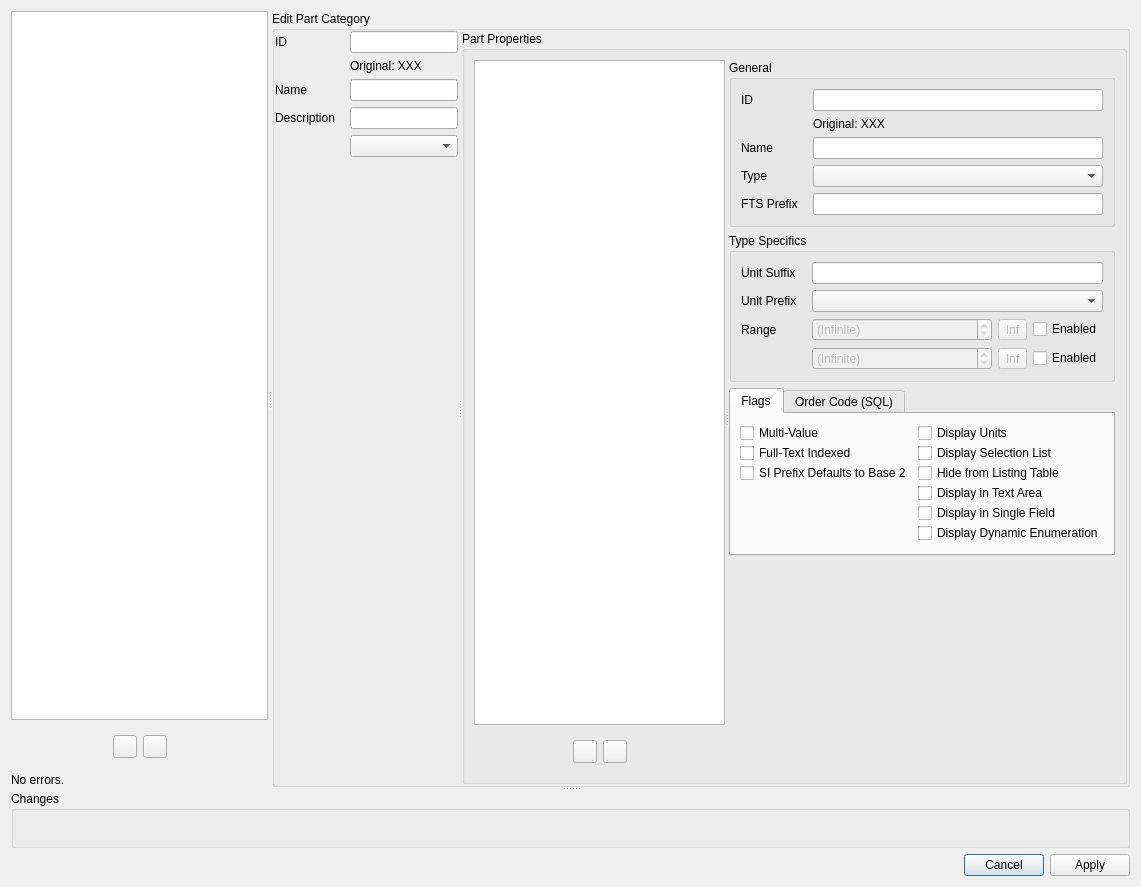
<?xml version="1.0" encoding="UTF-8"?>
<ui version="4.0">
 <class>PartCategoryEditDialog</class>
 <widget class="QDialog" name="PartCategoryEditDialog">
  <property name="geometry">
   <rect>
    <x>0</x>
    <y>0</y>
    <width>1141</width>
    <height>887</height>
   </rect>
  </property>
  <property name="windowTitle">
   <string>Part Categories</string>
  </property>
  <layout class="QVBoxLayout" name="verticalLayout">
   <item>
    <widget class="QSplitter" name="mainSplitter">
     <property name="orientation">
      <enum>Qt::Vertical</enum>
     </property>
     <widget class="QWidget" name="widget" native="true">
      <layout class="QHBoxLayout" name="horizontalLayout_2">
       <property name="leftMargin">
        <number>0</number>
       </property>
       <property name="topMargin">
        <number>0</number>
       </property>
       <property name="rightMargin">
        <number>0</number>
       </property>
       <property name="bottomMargin">
        <number>0</number>
       </property>
       <item>
        <widget class="QSplitter" name="splitter">
         <property name="orientation">
          <enum>Qt::Horizontal</enum>
         </property>
         <widget class="QWidget" name="widget_2" native="true">
          <layout class="QVBoxLayout" name="verticalLayout_2">
           <property name="leftMargin">
            <number>0</number>
           </property>
           <property name="topMargin">
            <number>0</number>
           </property>
           <property name="rightMargin">
            <number>0</number>
           </property>
           <property name="bottomMargin">
            <number>0</number>
           </property>
           <item>
            <widget class="QListWidget" name="pcatList">
             <property name="dragDropMode">
              <enum>QAbstractItemView::InternalMove</enum>
             </property>
            </widget>
           </item>
           <item>
            <widget class="QWidget" name="widget_3" native="true">
             <layout class="QHBoxLayout" name="horizontalLayout_3">
              <item>
               <spacer name="horizontalSpacer">
                <property name="orientation">
                 <enum>Qt::Horizontal</enum>
                </property>
                <property name="sizeHint" stdset="0">
                 <size>
                  <width>0</width>
                  <height>0</height>
                 </size>
                </property>
               </spacer>
              </item>
              <item>
               <widget class="QToolButton" name="pcatAddButton"/>
              </item>
              <item>
               <widget class="QToolButton" name="pcatRemoveButton"/>
              </item>
              <item>
               <spacer name="horizontalSpacer_2">
                <property name="orientation">
                 <enum>Qt::Horizontal</enum>
                </property>
                <property name="sizeHint" stdset="0">
                 <size>
                  <width>0</width>
                  <height>0</height>
                 </size>
                </property>
               </spacer>
              </item>
             </layout>
            </widget>
           </item>
           <item>
            <widget class="QLabel" name="globalErrorLabel">
             <property name="text">
              <string>No errors.</string>
             </property>
            </widget>
           </item>
          </layout>
         </widget>
         <widget class="QGroupBox" name="pcatEditBox">
          <property name="title">
           <string>Edit Part Category</string>
          </property>
          <layout class="QVBoxLayout" name="verticalLayout_10">
           <property name="leftMargin">
            <number>0</number>
           </property>
           <property name="topMargin">
            <number>0</number>
           </property>
           <property name="rightMargin">
            <number>0</number>
           </property>
           <property name="bottomMargin">
            <number>0</number>
           </property>
           <item>
            <widget class="QSplitter" name="splitter_3">
             <property name="orientation">
              <enum>Qt::Horizontal</enum>
             </property>
             <widget class="QWidget" name="widget_4" native="true">
              <layout class="QFormLayout" name="formLayout">
               <property name="horizontalSpacing">
                <number>15</number>
               </property>
               <item row="0" column="0">
                <widget class="QLabel" name="label">
                 <property name="text">
                  <string>ID</string>
                 </property>
                </widget>
               </item>
               <item row="0" column="1">
                <widget class="QWidget" name="widget_5" native="true">
                 <layout class="QHBoxLayout" name="horizontalLayout_5">
                  <property name="leftMargin">
                   <number>0</number>
                  </property>
                  <property name="topMargin">
                   <number>0</number>
                  </property>
                  <property name="rightMargin">
                   <number>0</number>
                  </property>
                  <property name="bottomMargin">
                   <number>0</number>
                  </property>
                  <item>
                   <widget class="QLineEdit" name="idEdit"/>
                  </item>
                 </layout>
                </widget>
               </item>
               <item row="2" column="0">
                <widget class="QLabel" name="label_3">
                 <property name="text">
                  <string>Name</string>
                 </property>
                </widget>
               </item>
               <item row="2" column="1">
                <widget class="QLineEdit" name="nameEdit">
                 <property name="maxLength">
                  <number>128</number>
                 </property>
                </widget>
               </item>
               <item row="3" column="0">
                <widget class="QLabel" name="label_4">
                 <property name="text">
                  <string>Description</string>
                 </property>
                </widget>
               </item>
               <item row="3" column="1">
                <widget class="QLineEdit" name="descEdit">
                 <property name="maxLength">
                  <number>512</number>
                 </property>
                </widget>
               </item>
               <item row="4" column="1">
                <widget class="QComboBox" name="descInsCb"/>
               </item>
               <item row="5" column="1">
                <spacer name="verticalSpacer">
                 <property name="orientation">
                  <enum>Qt::Vertical</enum>
                 </property>
                 <property name="sizeHint" stdset="0">
                  <size>
                   <width>0</width>
                   <height>0</height>
                  </size>
                 </property>
                </spacer>
               </item>
               <item row="1" column="1">
                <widget class="QLabel" name="idOrigLabel">
                 <property name="sizePolicy">
                  <sizepolicy hsizetype="Preferred" vsizetype="Maximum">
                   <horstretch>0</horstretch>
                   <verstretch>0</verstretch>
                  </sizepolicy>
                 </property>
                 <property name="text">
                  <string notr="true">Original: XXX</string>
                 </property>
                </widget>
               </item>
              </layout>
             </widget>
             <widget class="QGroupBox" name="groupBox_3">
              <property name="title">
               <string>Part Properties</string>
              </property>
              <layout class="QVBoxLayout" name="verticalLayout_3">
               <item>
                <widget class="QSplitter" name="splitter_2">
                 <property name="orientation">
                  <enum>Qt::Horizontal</enum>
                 </property>
                 <widget class="QWidget" name="widget_6" native="true">
                  <layout class="QVBoxLayout" name="verticalLayout_4">
                   <property name="leftMargin">
                    <number>0</number>
                   </property>
                   <property name="topMargin">
                    <number>0</number>
                   </property>
                   <property name="rightMargin">
                    <number>0</number>
                   </property>
                   <property name="bottomMargin">
                    <number>0</number>
                   </property>
                   <item>
                    <widget class="QListWidget" name="propList">
                     <property name="dragDropMode">
                      <enum>QAbstractItemView::InternalMove</enum>
                     </property>
                    </widget>
                   </item>
                   <item>
                    <widget class="QWidget" name="widget_8" native="true">
                     <layout class="QHBoxLayout" name="horizontalLayout_6">
                      <item>
                       <spacer name="horizontalSpacer_3">
                        <property name="orientation">
                         <enum>Qt::Horizontal</enum>
                        </property>
                        <property name="sizeHint" stdset="0">
                         <size>
                          <width>0</width>
                          <height>0</height>
                         </size>
                        </property>
                       </spacer>
                      </item>
                      <item>
                       <widget class="QToolButton" name="propAddButton"/>
                      </item>
                      <item>
                       <widget class="QToolButton" name="propRemoveButton"/>
                      </item>
                      <item>
                       <spacer name="horizontalSpacer_4">
                        <property name="orientation">
                         <enum>Qt::Horizontal</enum>
                        </property>
                        <property name="sizeHint" stdset="0">
                         <size>
                          <width>0</width>
                          <height>0</height>
                         </size>
                        </property>
                       </spacer>
                      </item>
                     </layout>
                    </widget>
                   </item>
                  </layout>
                 </widget>
                 <widget class="QWidget" name="propEditBox" native="true">
                  <layout class="QVBoxLayout" name="verticalLayout_5" stretch="0,0,0,1">
                   <property name="spacing">
                    <number>6</number>
                   </property>
                   <property name="leftMargin">
                    <number>0</number>
                   </property>
                   <property name="topMargin">
                    <number>0</number>
                   </property>
                   <property name="rightMargin">
                    <number>0</number>
                   </property>
                   <property name="bottomMargin">
                    <number>0</number>
                   </property>
                   <item>
                    <widget class="QGroupBox" name="groupBox_9">
                     <property name="title">
                      <string>General</string>
                     </property>
                     <layout class="QFormLayout" name="formLayout_2">
                      <property name="horizontalSpacing">
                       <number>15</number>
                      </property>
                      <item row="0" column="0">
                       <widget class="QLabel" name="label_2">
                        <property name="text">
                         <string>ID</string>
                        </property>
                       </widget>
                      </item>
                      <item row="0" column="1">
                       <widget class="QWidget" name="widget_11" native="true">
                        <layout class="QHBoxLayout" name="horizontalLayout_7">
                         <property name="leftMargin">
                          <number>0</number>
                         </property>
                         <property name="topMargin">
                          <number>0</number>
                         </property>
                         <property name="rightMargin">
                          <number>0</number>
                         </property>
                         <property name="bottomMargin">
                          <number>0</number>
                         </property>
                         <item>
                          <widget class="QLineEdit" name="propIDEdit"/>
                         </item>
                        </layout>
                       </widget>
                      </item>
                      <item row="2" column="0">
                       <widget class="QLabel" name="label_5">
                        <property name="text">
                         <string>Name</string>
                        </property>
                       </widget>
                      </item>
                      <item row="2" column="1">
                       <widget class="QLineEdit" name="propNameEdit">
                        <property name="maxLength">
                         <number>128</number>
                        </property>
                       </widget>
                      </item>
                      <item row="3" column="0">
                       <widget class="QLabel" name="label_6">
                        <property name="text">
                         <string>Type</string>
                        </property>
                       </widget>
                      </item>
                      <item row="3" column="1">
                       <widget class="QComboBox" name="propTypeCb"/>
                      </item>
                      <item row="4" column="0">
                       <widget class="QLabel" name="label_7">
                        <property name="text">
                         <string>FTS Prefix</string>
                        </property>
                       </widget>
                      </item>
                      <item row="4" column="1">
                       <widget class="QLineEdit" name="propFTSPrefixEdit">
                        <property name="maxLength">
                         <number>64</number>
                        </property>
                       </widget>
                      </item>
                      <item row="1" column="1">
                       <widget class="QLabel" name="propIDOrigLabel">
                        <property name="text">
                         <string notr="true">Original: XXX</string>
                        </property>
                       </widget>
                      </item>
                     </layout>
                    </widget>
                   </item>
                   <item>
                    <widget class="QGroupBox" name="groupBox_4">
                     <property name="title">
                      <string>Type Specifics</string>
                     </property>
                     <layout class="QVBoxLayout" name="verticalLayout_8">
                      <property name="leftMargin">
                       <number>0</number>
                      </property>
                      <property name="topMargin">
                       <number>0</number>
                      </property>
                      <property name="rightMargin">
                       <number>0</number>
                      </property>
                      <property name="bottomMargin">
                       <number>0</number>
                      </property>
                      <item>
                       <widget class="QStackedWidget" name="propTypeStacker">
                        <property name="currentIndex">
                         <number>0</number>
                        </property>
                        <widget class="QWidget" name="propTypeStackerNumeric">
                         <layout class="QFormLayout" name="formLayout_5">
                          <property name="horizontalSpacing">
                           <number>15</number>
                          </property>
                          <item row="0" column="0">
                           <widget class="QLabel" name="label_9">
                            <property name="text">
                             <string>Unit Suffix</string>
                            </property>
                           </widget>
                          </item>
                          <item row="0" column="1">
                           <widget class="QLineEdit" name="propNumUnitSuffixEdit">
                            <property name="maxLength">
                             <number>32</number>
                            </property>
                           </widget>
                          </item>
                          <item row="1" column="0">
                           <widget class="QLabel" name="label_8">
                            <property name="text">
                             <string>Unit Prefix</string>
                            </property>
                           </widget>
                          </item>
                          <item row="1" column="1">
                           <widget class="QComboBox" name="propNumUnitPrefixCb"/>
                          </item>
                          <item row="2" column="0">
                           <widget class="QLabel" name="label_12">
                            <property name="text">
                             <string>Range</string>
                            </property>
                           </widget>
                          </item>
                          <item row="2" column="1">
                           <widget class="QWidget" name="widget_15" native="true">
                            <layout class="QHBoxLayout" name="horizontalLayout_10" stretch="1,0">
                             <property name="leftMargin">
                              <number>0</number>
                             </property>
                             <property name="topMargin">
                              <number>0</number>
                             </property>
                             <property name="rightMargin">
                              <number>0</number>
                             </property>
                             <property name="bottomMargin">
                              <number>0</number>
                             </property>
                             <item>
                              <widget class="QWidget" name="propNumRangeMinCont" native="true">
                               <property name="enabled">
                                <bool>false</bool>
                               </property>
                               <layout class="QHBoxLayout" name="horizontalLayout_13" stretch="1,0">
                                <property name="leftMargin">
                                 <number>0</number>
                                </property>
                                <property name="topMargin">
                                 <number>0</number>
                                </property>
                                <property name="rightMargin">
                                 <number>0</number>
                                </property>
                                <property name="bottomMargin">
                                 <number>0</number>
                                </property>
                                <item>
                                 <widget class="QDoubleSpinBox" name="propNumRangeMinSpinner">
                                  <property name="specialValueText">
                                   <string>(Infinite)</string>
                                  </property>
                                 </widget>
                                </item>
                                <item>
                                 <widget class="QToolButton" name="propNumRangeMinInfButton">
                                  <property name="text">
                                   <string>Inf</string>
                                  </property>
                                 </widget>
                                </item>
                               </layout>
                              </widget>
                             </item>
                             <item>
                              <widget class="QCheckBox" name="propNumRangeMinBox">
                               <property name="text">
                                <string>Enabled</string>
                               </property>
                              </widget>
                             </item>
                            </layout>
                           </widget>
                          </item>
                          <item row="3" column="1">
                           <widget class="QWidget" name="widget_18" native="true">
                            <layout class="QHBoxLayout" name="horizontalLayout_15" stretch="1,0">
                             <property name="leftMargin">
                              <number>0</number>
                             </property>
                             <property name="topMargin">
                              <number>0</number>
                             </property>
                             <property name="rightMargin">
                              <number>0</number>
                             </property>
                             <property name="bottomMargin">
                              <number>0</number>
                             </property>
                             <item>
                              <widget class="QWidget" name="propNumRangeMaxCont" native="true">
                               <property name="enabled">
                                <bool>false</bool>
                               </property>
                               <layout class="QHBoxLayout" name="horizontalLayout_14" stretch="1,0">
                                <property name="leftMargin">
                                 <number>0</number>
                                </property>
                                <property name="topMargin">
                                 <number>0</number>
                                </property>
                                <property name="rightMargin">
                                 <number>0</number>
                                </property>
                                <property name="bottomMargin">
                                 <number>0</number>
                                </property>
                                <item>
                                 <widget class="QDoubleSpinBox" name="propNumRangeMaxSpinner">
                                  <property name="specialValueText">
                                   <string>(Infinite)</string>
                                  </property>
                                 </widget>
                                </item>
                                <item>
                                 <widget class="QToolButton" name="propNumRangeMaxInfButton">
                                  <property name="text">
                                   <string>Inf</string>
                                  </property>
                                 </widget>
                                </item>
                               </layout>
                              </widget>
                             </item>
                             <item>
                              <widget class="QCheckBox" name="propNumRangeMaxBox">
                               <property name="text">
                                <string>Enabled</string>
                               </property>
                              </widget>
                             </item>
                            </layout>
                           </widget>
                          </item>
                         </layout>
                        </widget>
                        <widget class="QWidget" name="propTypeStackerString">
                         <layout class="QFormLayout" name="formLayout_6">
                          <property name="horizontalSpacing">
                           <number>15</number>
                          </property>
                          <item row="0" column="0">
                           <widget class="QLabel" name="label_10">
                            <property name="text">
                             <string>Max. Length</string>
                            </property>
                           </widget>
                          </item>
                          <item row="0" column="1">
                           <widget class="QWidget" name="widget_9" native="true">
                            <layout class="QHBoxLayout" name="horizontalLayout_11" stretch="1,0">
                             <property name="leftMargin">
                              <number>0</number>
                             </property>
                             <property name="topMargin">
                              <number>0</number>
                             </property>
                             <property name="rightMargin">
                              <number>0</number>
                             </property>
                             <property name="bottomMargin">
                              <number>0</number>
                             </property>
                             <item>
                              <widget class="QSpinBox" name="propStrMaxLenSpinner">
                               <property name="enabled">
                                <bool>false</bool>
                               </property>
                               <property name="specialValueText">
                                <string>(Unlimited)</string>
                               </property>
                               <property name="minimum">
                                <number>-1</number>
                               </property>
                               <property name="value">
                                <number>-1</number>
                               </property>
                              </widget>
                             </item>
                             <item>
                              <widget class="QCheckBox" name="propStrMaxLenBox">
                               <property name="text">
                                <string>Enabled</string>
                               </property>
                              </widget>
                             </item>
                            </layout>
                           </widget>
                          </item>
                          <item row="1" column="0">
                           <widget class="QLabel" name="label_13">
                            <property name="text">
                             <string>Text Area Height</string>
                            </property>
                           </widget>
                          </item>
                          <item row="1" column="1">
                           <widget class="QWidget" name="widget_7" native="true">
                            <layout class="QHBoxLayout" name="horizontalLayout_12" stretch="1">
                             <property name="leftMargin">
                              <number>0</number>
                             </property>
                             <property name="topMargin">
                              <number>0</number>
                             </property>
                             <property name="rightMargin">
                              <number>0</number>
                             </property>
                             <property name="bottomMargin">
                              <number>0</number>
                             </property>
                             <item>
                              <widget class="QSpinBox" name="propStrTextAreaMinHeightSpinner">
                               <property name="specialValueText">
                                <string notr="true">(Default: XX)</string>
                               </property>
                               <property name="minimum">
                                <number>-1</number>
                               </property>
                               <property name="maximum">
                                <number>999</number>
                               </property>
                               <property name="value">
                                <number>-1</number>
                               </property>
                              </widget>
                             </item>
                            </layout>
                           </widget>
                          </item>
                         </layout>
                        </widget>
                        <widget class="QWidget" name="propTypeStackerBool">
                         <layout class="QFormLayout" name="formLayout_7">
                          <property name="horizontalSpacing">
                           <number>15</number>
                          </property>
                          <item row="0" column="0">
                           <widget class="QLabel" name="label_11">
                            <property name="text">
                             <string>Bool Text</string>
                            </property>
                           </widget>
                          </item>
                          <item row="0" column="1">
                           <widget class="QWidget" name="widget_14" native="true">
                            <layout class="QHBoxLayout" name="horizontalLayout_9">
                             <property name="leftMargin">
                              <number>0</number>
                             </property>
                             <property name="topMargin">
                              <number>0</number>
                             </property>
                             <property name="rightMargin">
                              <number>0</number>
                             </property>
                             <property name="bottomMargin">
                              <number>0</number>
                             </property>
                             <item>
                              <widget class="QLineEdit" name="propBoolTrueTextEdit">
                               <property name="maxLength">
                                <number>128</number>
                               </property>
                               <property name="placeholderText">
                                <string>True</string>
                               </property>
                              </widget>
                             </item>
                             <item>
                              <widget class="QLineEdit" name="propBoolFalseTextEdit">
                               <property name="maxLength">
                                <number>128</number>
                               </property>
                               <property name="placeholderText">
                                <string>False</string>
                               </property>
                              </widget>
                             </item>
                            </layout>
                           </widget>
                          </item>
                         </layout>
                        </widget>
                        <widget class="QWidget" name="propTypeStackerOther">
                         <layout class="QVBoxLayout" name="verticalLayout_9"/>
                        </widget>
                       </widget>
                      </item>
                     </layout>
                    </widget>
                   </item>
                   <item>
                    <widget class="QTabWidget" name="propAdvancedTabWidget">
                     <property name="currentIndex">
                      <number>0</number>
                     </property>
                     <widget class="QWidget" name="tab">
                      <attribute name="title">
                       <string>Flags</string>
                      </attribute>
                      <layout class="QVBoxLayout" name="verticalLayout_11">
                       <item>
                        <widget class="QWidget" name="propFlagsCont" native="true">
                         <layout class="QHBoxLayout" name="horizontalLayout_8">
                          <property name="leftMargin">
                           <number>0</number>
                          </property>
                          <property name="topMargin">
                           <number>0</number>
                          </property>
                          <property name="rightMargin">
                           <number>0</number>
                          </property>
                          <property name="bottomMargin">
                           <number>0</number>
                          </property>
                          <item>
                           <widget class="QWidget" name="widget_12" native="true">
                            <layout class="QVBoxLayout" name="verticalLayout_6">
                             <property name="spacing">
                              <number>0</number>
                             </property>
                             <property name="leftMargin">
                              <number>0</number>
                             </property>
                             <property name="topMargin">
                              <number>0</number>
                             </property>
                             <property name="rightMargin">
                              <number>0</number>
                             </property>
                             <property name="bottomMargin">
                              <number>0</number>
                             </property>
                             <item>
                              <widget class="QCheckBox" name="propFlagMultiValBox">
                               <property name="text">
                                <string>Multi-Value</string>
                               </property>
                               <property name="tristate">
                                <bool>true</bool>
                               </property>
                              </widget>
                             </item>
                             <item>
                              <widget class="QCheckBox" name="propFlagFTIBox">
                               <property name="text">
                                <string>Full-Text Indexed</string>
                               </property>
                               <property name="tristate">
                                <bool>true</bool>
                               </property>
                              </widget>
                             </item>
                             <item>
                              <widget class="QCheckBox" name="propFlagSIDefBase2Box">
                               <property name="text">
                                <string>SI Prefix Defaults to Base 2</string>
                               </property>
                               <property name="tristate">
                                <bool>true</bool>
                               </property>
                              </widget>
                             </item>
                             <item>
                              <spacer name="verticalSpacer_2">
                               <property name="orientation">
                                <enum>Qt::Vertical</enum>
                               </property>
                               <property name="sizeHint" stdset="0">
                                <size>
                                 <width>0</width>
                                 <height>0</height>
                                </size>
                               </property>
                              </spacer>
                             </item>
                            </layout>
                           </widget>
                          </item>
                          <item>
                           <widget class="QWidget" name="widget_13" native="true">
                            <layout class="QVBoxLayout" name="verticalLayout_7">
                             <property name="spacing">
                              <number>0</number>
                             </property>
                             <property name="leftMargin">
                              <number>0</number>
                             </property>
                             <property name="topMargin">
                              <number>0</number>
                             </property>
                             <property name="rightMargin">
                              <number>0</number>
                             </property>
                             <property name="bottomMargin">
                              <number>0</number>
                             </property>
                             <item>
                              <widget class="QCheckBox" name="propFlagDispUnitsBox">
                               <property name="text">
                                <string>Display Units</string>
                               </property>
                               <property name="tristate">
                                <bool>true</bool>
                               </property>
                              </widget>
                             </item>
                             <item>
                              <widget class="QCheckBox" name="propFlagDispSelListBox">
                               <property name="text">
                                <string>Display Selection List</string>
                               </property>
                               <property name="tristate">
                                <bool>true</bool>
                               </property>
                              </widget>
                             </item>
                             <item>
                              <widget class="QCheckBox" name="propFlagDispHideLTBox">
                               <property name="text">
                                <string>Hide from Listing Table</string>
                               </property>
                               <property name="tristate">
                                <bool>true</bool>
                               </property>
                              </widget>
                             </item>
                             <item>
                              <widget class="QCheckBox" name="propFlagDispTextAreaBox">
                               <property name="text">
                                <string>Display in Text Area</string>
                               </property>
                               <property name="tristate">
                                <bool>true</bool>
                               </property>
                              </widget>
                             </item>
                             <item>
                              <widget class="QCheckBox" name="propFlagDispSingleFieldBox">
                               <property name="text">
                                <string>Display in Single Field</string>
                               </property>
                               <property name="tristate">
                                <bool>true</bool>
                               </property>
                              </widget>
                             </item>
                             <item>
                              <widget class="QCheckBox" name="propFlagDispDynEnumBox">
                               <property name="text">
                                <string>Display Dynamic Enumeration</string>
                               </property>
                               <property name="tristate">
                                <bool>true</bool>
                               </property>
                              </widget>
                             </item>
                             <item>
                              <spacer name="verticalSpacer_3">
                               <property name="orientation">
                                <enum>Qt::Vertical</enum>
                               </property>
                               <property name="sizeHint" stdset="0">
                                <size>
                                 <width>0</width>
                                 <height>0</height>
                                </size>
                               </property>
                              </spacer>
                             </item>
                            </layout>
                           </widget>
                          </item>
                         </layout>
                        </widget>
                       </item>
                      </layout>
                     </widget>
                     <widget class="QWidget" name="tab_2">
                      <attribute name="title">
                       <string>Order Code (SQL)</string>
                      </attribute>
                      <layout class="QVBoxLayout" name="verticalLayout_12">
                       <item>
                        <widget class="QWidget" name="widget_16" native="true">
                         <layout class="QHBoxLayout" name="horizontalLayout_4">
                          <property name="leftMargin">
                           <number>0</number>
                          </property>
                          <property name="topMargin">
                           <number>0</number>
                          </property>
                          <property name="rightMargin">
                           <number>0</number>
                          </property>
                          <property name="bottomMargin">
                           <number>0</number>
                          </property>
                          <item>
                           <widget class="QWidget" name="propSQLOrderCodeCont" native="true">
                            <layout class="QFormLayout" name="formLayout_4">
                             <property name="leftMargin">
                              <number>0</number>
                             </property>
                             <property name="topMargin">
                              <number>0</number>
                             </property>
                             <property name="rightMargin">
                              <number>0</number>
                             </property>
                             <property name="bottomMargin">
                              <number>0</number>
                             </property>
                             <item row="0" column="0">
                              <widget class="QLabel" name="label_14">
                               <property name="text">
                                <string>Natural</string>
                               </property>
                              </widget>
                             </item>
                             <item row="0" column="1">
                              <widget class="QLineEdit" name="propSQLOrderCodeNatEdit">
                               <property name="maxLength">
                                <number>512</number>
                               </property>
                              </widget>
                             </item>
                             <item row="1" column="0">
                              <widget class="QLabel" name="label_15">
                               <property name="text">
                                <string>Ascending</string>
                               </property>
                              </widget>
                             </item>
                             <item row="1" column="1">
                              <widget class="QLineEdit" name="propSQLOrderCodeAscEdit">
                               <property name="maxLength">
                                <number>512</number>
                               </property>
                              </widget>
                             </item>
                             <item row="2" column="0">
                              <widget class="QLabel" name="label_16">
                               <property name="text">
                                <string>Descending</string>
                               </property>
                              </widget>
                             </item>
                             <item row="2" column="1">
                              <widget class="QLineEdit" name="propSQLOrderCodeDescEdit">
                               <property name="maxLength">
                                <number>512</number>
                               </property>
                              </widget>
                             </item>
                            </layout>
                           </widget>
                          </item>
                         </layout>
                        </widget>
                       </item>
                      </layout>
                     </widget>
                    </widget>
                   </item>
                   <item>
                    <spacer name="verticalSpacer_4">
                     <property name="orientation">
                      <enum>Qt::Vertical</enum>
                     </property>
                     <property name="sizeHint" stdset="0">
                      <size>
                       <width>0</width>
                       <height>0</height>
                      </size>
                     </property>
                    </spacer>
                   </item>
                  </layout>
                 </widget>
                </widget>
               </item>
              </layout>
             </widget>
            </widget>
           </item>
          </layout>
         </widget>
        </widget>
       </item>
      </layout>
     </widget>
     <widget class="QGroupBox" name="groupBox">
      <property name="title">
       <string>Changes</string>
      </property>
      <layout class="QHBoxLayout" name="horizontalLayout">
       <item>
        <widget class="electronicsdb::ChangelogWidget" name="clogWidget" native="true"/>
       </item>
      </layout>
     </widget>
    </widget>
   </item>
   <item>
    <widget class="QDialogButtonBox" name="buttonBox">
     <property name="standardButtons">
      <set>QDialogButtonBox::Apply|QDialogButtonBox::Cancel</set>
     </property>
    </widget>
   </item>
  </layout>
 </widget>
 <customwidgets>
  <customwidget>
   <class>electronicsdb::ChangelogWidget</class>
   <extends>QWidget</extends>
   <header location="global">electronicsdb/gui/util/ChangelogWidget.h</header>
   <container>1</container>
  </customwidget>
 </customwidgets>
 <resources/>
 <connections/>
</ui>
